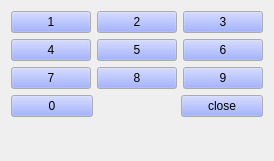
  <widget class="QWidget" name="layoutWidget1">
   <property name="geometry">
    <rect>
     <x>293</x>
     <y>0</y>
     <width>111</width>
     <height>161</height>
    </rect>
   </property>
   <layout class="QVBoxLayout" name="verticalLayout">
    <item>
     <layout class="QGridLayout" name="gridLayout">
      <item row="2" column="2">
       <widget class="QPushButton" name="panelButton_9">
        <property name="sizePolicy">
         <sizepolicy hsizetype="Expanding" vsizetype="Expanding">
          <horstretch>0</horstretch>
          <verstretch>0</verstretch>
         </sizepolicy>
        </property>
        <property name="minimumSize">
         <size>
          <width>0</width>
          <height>0</height>
         </size>
        </property>
        <property name="palette">
         <palette>
          <active>
           <colorrole role="Button">
            <brush brushstyle="SolidPattern">
             <color alpha="255">
              <red>131</red>
              <green>150</green>
              <blue>255</blue>
             </color>
            </brush>
           </colorrole>
           <colorrole role="Shadow">
            <brush brushstyle="SolidPattern">
             <color alpha="255">
              <red>170</red>
              <green>2</green>
              <blue>4</blue>
             </color>
            </brush>
           </colorrole>
          </active>
          <inactive>
           <colorrole role="Button">
            <brush brushstyle="SolidPattern">
             <color alpha="255">
              <red>131</red>
              <green>150</green>
              <blue>255</blue>
             </color>
            </brush>
           </colorrole>
           <colorrole role="Shadow">
            <brush brushstyle="SolidPattern">
             <color alpha="255">
              <red>170</red>
              <green>2</green>
              <blue>4</blue>
             </color>
            </brush>
           </colorrole>
          </inactive>
          <disabled>
           <colorrole role="Button">
            <brush brushstyle="SolidPattern">
             <color alpha="255">
              <red>131</red>
              <green>150</green>
              <blue>255</blue>
             </color>
            </brush>
           </colorrole>
           <colorrole role="Shadow">
            <brush brushstyle="SolidPattern">
             <color alpha="255">
              <red>170</red>
              <green>2</green>
              <blue>4</blue>
             </color>
            </brush>
           </colorrole>
          </disabled>
         </palette>
        </property>
        <property name="focusPolicy">
         <enum>Qt::NoFocus</enum>
        </property>
        <property name="text">
         <string>9</string>
        </property>
        <property name="checkable">
         <bool>false</bool>
        </property>
        <property name="lylbuttonValue" stdset="0">
         <number>57</number>
        </property>
       </widget>
      </item>
      <item row="1" column="0">
       <widget class="QPushButton" name="panelButton_4">
        <property name="sizePolicy">
         <sizepolicy hsizetype="Expanding" vsizetype="Expanding">
          <horstretch>0</horstretch>
          <verstretch>0</verstretch>
         </sizepolicy>
        </property>
        <property name="minimumSize">
         <size>
          <width>0</width>
          <height>0</height>
         </size>
        </property>
        <property name="palette">
         <palette>
          <active>
           <colorrole role="Button">
            <brush brushstyle="SolidPattern">
             <color alpha="255">
              <red>131</red>
              <green>150</green>
              <blue>255</blue>
             </color>
            </brush>
           </colorrole>
           <colorrole role="Shadow">
            <brush brushstyle="SolidPattern">
             <color alpha="255">
              <red>170</red>
              <green>2</green>
              <blue>4</blue>
             </color>
            </brush>
           </colorrole>
          </active>
          <inactive>
           <colorrole role="Button">
            <brush brushstyle="SolidPattern">
             <color alpha="255">
              <red>131</red>
              <green>150</green>
              <blue>255</blue>
             </color>
            </brush>
           </colorrole>
           <colorrole role="Shadow">
            <brush brushstyle="SolidPattern">
             <color alpha="255">
              <red>170</red>
              <green>2</green>
              <blue>4</blue>
             </color>
            </brush>
           </colorrole>
          </inactive>
          <disabled>
           <colorrole role="Button">
            <brush brushstyle="SolidPattern">
             <color alpha="255">
              <red>131</red>
              <green>150</green>
              <blue>255</blue>
             </color>
            </brush>
           </colorrole>
           <colorrole role="Shadow">
            <brush brushstyle="SolidPattern">
             <color alpha="255">
              <red>170</red>
              <green>2</green>
              <blue>4</blue>
             </color>
            </brush>
           </colorrole>
          </disabled>
         </palette>
        </property>
        <property name="focusPolicy">
         <enum>Qt::NoFocus</enum>
        </property>
        <property name="text">
         <string>4</string>
        </property>
        <property name="checkable">
         <bool>false</bool>
        </property>
        <property name="lylbuttonValue" stdset="0">
         <number>52</number>
        </property>
       </widget>
      </item>
      <item row="1" column="1">
       <widget class="QPushButton" name="panelButton_5">
        <property name="sizePolicy">
         <sizepolicy hsizetype="Expanding" vsizetype="Expanding">
          <horstretch>0</horstretch>
          <verstretch>0</verstretch>
         </sizepolicy>
        </property>
        <property name="minimumSize">
         <size>
          <width>0</width>
          <height>0</height>
         </size>
        </property>
        <property name="palette">
         <palette>
          <active>
           <colorrole role="Button">
            <brush brushstyle="SolidPattern">
             <color alpha="255">
              <red>131</red>
              <green>150</green>
              <blue>255</blue>
             </color>
            </brush>
           </colorrole>
           <colorrole role="Shadow">
            <brush brushstyle="SolidPattern">
             <color alpha="255">
              <red>170</red>
              <green>2</green>
              <blue>4</blue>
             </color>
            </brush>
           </colorrole>
          </active>
          <inactive>
           <colorrole role="Button">
            <brush brushstyle="SolidPattern">
             <color alpha="255">
              <red>131</red>
              <green>150</green>
              <blue>255</blue>
             </color>
            </brush>
           </colorrole>
           <colorrole role="Shadow">
            <brush brushstyle="SolidPattern">
             <color alpha="255">
              <red>170</red>
              <green>2</green>
              <blue>4</blue>
             </color>
            </brush>
           </colorrole>
          </inactive>
          <disabled>
           <colorrole role="Button">
            <brush brushstyle="SolidPattern">
             <color alpha="255">
              <red>131</red>
              <green>150</green>
              <blue>255</blue>
             </color>
            </brush>
           </colorrole>
           <colorrole role="Shadow">
            <brush brushstyle="SolidPattern">
             <color alpha="255">
              <red>170</red>
              <green>2</green>
              <blue>4</blue>
             </color>
            </brush>
           </colorrole>
          </disabled>
         </palette>
        </property>
        <property name="focusPolicy">
         <enum>Qt::NoFocus</enum>
        </property>
        <property name="text">
         <string>5</string>
        </property>
        <property name="checkable">
         <bool>false</bool>
        </property>
        <property name="lylbuttonValue" stdset="0">
         <number>53</number>
        </property>
       </widget>
      </item>
      <item row="1" column="2">
       <widget class="QPushButton" name="panelButton_6">
        <property name="sizePolicy">
         <sizepolicy hsizetype="Expanding" vsizetype="Expanding">
          <horstretch>0</horstretch>
          <verstretch>0</verstretch>
         </sizepolicy>
        </property>
        <property name="minimumSize">
         <size>
          <width>0</width>
          <height>0</height>
         </size>
        </property>
        <property name="palette">
         <palette>
          <active>
           <colorrole role="Button">
            <brush brushstyle="SolidPattern">
             <color alpha="255">
              <red>131</red>
              <green>150</green>
              <blue>255</blue>
             </color>
            </brush>
           </colorrole>
           <colorrole role="Shadow">
            <brush brushstyle="SolidPattern">
             <color alpha="255">
              <red>170</red>
              <green>2</green>
              <blue>4</blue>
             </color>
            </brush>
           </colorrole>
          </active>
          <inactive>
           <colorrole role="Button">
            <brush brushstyle="SolidPattern">
             <color alpha="255">
              <red>131</red>
              <green>150</green>
              <blue>255</blue>
             </color>
            </brush>
           </colorrole>
           <colorrole role="Shadow">
            <brush brushstyle="SolidPattern">
             <color alpha="255">
              <red>170</red>
              <green>2</green>
              <blue>4</blue>
             </color>
            </brush>
           </colorrole>
          </inactive>
          <disabled>
           <colorrole role="Button">
            <brush brushstyle="SolidPattern">
             <color alpha="255">
              <red>131</red>
              <green>150</green>
              <blue>255</blue>
             </color>
            </brush>
           </colorrole>
           <colorrole role="Shadow">
            <brush brushstyle="SolidPattern">
             <color alpha="255">
              <red>170</red>
              <green>2</green>
              <blue>4</blue>
             </color>
            </brush>
           </colorrole>
          </disabled>
         </palette>
        </property>
        <property name="focusPolicy">
         <enum>Qt::NoFocus</enum>
        </property>
        <property name="text">
         <string>6</string>
        </property>
        <property name="checkable">
         <bool>false</bool>
        </property>
        <property name="lylbuttonValue" stdset="0">
         <number>54</number>
        </property>
       </widget>
      </item>
      <item row="0" column="1">
       <widget class="QPushButton" name="panelButton_2">
        <property name="sizePolicy">
         <sizepolicy hsizetype="Expanding" vsizetype="Expanding">
          <horstretch>0</horstretch>
          <verstretch>0</verstretch>
         </sizepolicy>
        </property>
        <property name="minimumSize">
         <size>
          <width>0</width>
          <height>0</height>
         </size>
        </property>
        <property name="palette">
         <palette>
          <active>
           <colorrole role="Button">
            <brush brushstyle="SolidPattern">
             <color alpha="255">
              <red>131</red>
              <green>150</green>
              <blue>255</blue>
             </color>
            </brush>
           </colorrole>
           <colorrole role="Shadow">
            <brush brushstyle="SolidPattern">
             <color alpha="255">
              <red>170</red>
              <green>2</green>
              <blue>4</blue>
             </color>
            </brush>
           </colorrole>
          </active>
          <inactive>
           <colorrole role="Button">
            <brush brushstyle="SolidPattern">
             <color alpha="255">
              <red>131</red>
              <green>150</green>
              <blue>255</blue>
             </color>
            </brush>
           </colorrole>
           <colorrole role="Shadow">
            <brush brushstyle="SolidPattern">
             <color alpha="255">
              <red>170</red>
              <green>2</green>
              <blue>4</blue>
             </color>
            </brush>
           </colorrole>
          </inactive>
          <disabled>
           <colorrole role="Button">
            <brush brushstyle="SolidPattern">
             <color alpha="255">
              <red>131</red>
              <green>150</green>
              <blue>255</blue>
             </color>
            </brush>
           </colorrole>
           <colorrole role="Shadow">
            <brush brushstyle="SolidPattern">
             <color alpha="255">
              <red>170</red>
              <green>2</green>
              <blue>4</blue>
             </color>
            </brush>
           </colorrole>
          </disabled>
         </palette>
        </property>
        <property name="focusPolicy">
         <enum>Qt::NoFocus</enum>
        </property>
        <property name="text">
         <string>2</string>
        </property>
        <property name="checkable">
         <bool>false</bool>
        </property>
        <property name="lylbuttonValue" stdset="0">
         <number>50</number>
        </property>
       </widget>
      </item>
      <item row="0" column="2">
       <widget class="QPushButton" name="panelButton_3">
        <property name="sizePolicy">
         <sizepolicy hsizetype="Expanding" vsizetype="Expanding">
          <horstretch>0</horstretch>
          <verstretch>0</verstretch>
         </sizepolicy>
        </property>
        <property name="minimumSize">
         <size>
          <width>0</width>
          <height>0</height>
         </size>
        </property>
        <property name="palette">
         <palette>
          <active>
           <colorrole role="Button">
            <brush brushstyle="SolidPattern">
             <color alpha="255">
              <red>131</red>
              <green>150</green>
              <blue>255</blue>
             </color>
            </brush>
           </colorrole>
           <colorrole role="Shadow">
            <brush brushstyle="SolidPattern">
             <color alpha="255">
              <red>170</red>
              <green>2</green>
              <blue>4</blue>
             </color>
            </brush>
           </colorrole>
          </active>
          <inactive>
           <colorrole role="Button">
            <brush brushstyle="SolidPattern">
             <color alpha="255">
              <red>131</red>
              <green>150</green>
              <blue>255</blue>
             </color>
            </brush>
           </colorrole>
           <colorrole role="Shadow">
            <brush brushstyle="SolidPattern">
             <color alpha="255">
              <red>170</red>
              <green>2</green>
              <blue>4</blue>
             </color>
            </brush>
           </colorrole>
          </inactive>
          <disabled>
           <colorrole role="Button">
            <brush brushstyle="SolidPattern">
             <color alpha="255">
              <red>131</red>
              <green>150</green>
              <blue>255</blue>
             </color>
            </brush>
           </colorrole>
           <colorrole role="Shadow">
            <brush brushstyle="SolidPattern">
             <color alpha="255">
              <red>170</red>
              <green>2</green>
              <blue>4</blue>
             </color>
            </brush>
           </colorrole>
          </disabled>
         </palette>
        </property>
        <property name="focusPolicy">
         <enum>Qt::NoFocus</enum>
        </property>
        <property name="text">
         <string>3</string>
        </property>
        <property name="checkable">
         <bool>false</bool>
        </property>
        <property name="lylbuttonValue" stdset="0">
         <number>51</number>
        </property>
       </widget>
      </item>
      <item row="0" column="0">
       <widget class="QPushButton" name="panelButton_1">
        <property name="sizePolicy">
         <sizepolicy hsizetype="Expanding" vsizetype="Expanding">
          <horstretch>0</horstretch>
          <verstretch>0</verstretch>
         </sizepolicy>
        </property>
        <property name="minimumSize">
         <size>
          <width>0</width>
          <height>0</height>
         </size>
        </property>
        <property name="palette">
         <palette>
          <active>
           <colorrole role="Button">
            <brush brushstyle="SolidPattern">
             <color alpha="255">
              <red>131</red>
              <green>150</green>
              <blue>255</blue>
             </color>
            </brush>
           </colorrole>
           <colorrole role="Shadow">
            <brush brushstyle="SolidPattern">
             <color alpha="255">
              <red>170</red>
              <green>2</green>
              <blue>4</blue>
             </color>
            </brush>
           </colorrole>
          </active>
          <inactive>
           <colorrole role="Button">
            <brush brushstyle="SolidPattern">
             <color alpha="255">
              <red>131</red>
              <green>150</green>
              <blue>255</blue>
             </color>
            </brush>
           </colorrole>
           <colorrole role="Shadow">
            <brush brushstyle="SolidPattern">
             <color alpha="255">
              <red>170</red>
              <green>2</green>
              <blue>4</blue>
             </color>
            </brush>
           </colorrole>
          </inactive>
          <disabled>
           <colorrole role="Button">
            <brush brushstyle="SolidPattern">
             <color alpha="255">
              <red>131</red>
              <green>150</green>
              <blue>255</blue>
             </color>
            </brush>
           </colorrole>
           <colorrole role="Shadow">
            <brush brushstyle="SolidPattern">
             <color alpha="255">
              <red>170</red>
              <green>2</green>
              <blue>4</blue>
             </color>
            </brush>
           </colorrole>
          </disabled>
         </palette>
        </property>
        <property name="focusPolicy">
         <enum>Qt::NoFocus</enum>
        </property>
        <property name="text">
         <string>1</string>
        </property>
        <property name="checkable">
         <bool>false</bool>
        </property>
        <property name="lylbuttonValue" stdset="0">
         <number>49</number>
        </property>
       </widget>
      </item>
      <item row="2" column="0">
       <widget class="QPushButton" name="panelButton_7">
        <property name="sizePolicy">
         <sizepolicy hsizetype="Expanding" vsizetype="Expanding">
          <horstretch>0</horstretch>
          <verstretch>0</verstretch>
         </sizepolicy>
        </property>
        <property name="minimumSize">
         <size>
          <width>0</width>
          <height>0</height>
         </size>
        </property>
        <property name="palette">
         <palette>
          <active>
           <colorrole role="Button">
            <brush brushstyle="SolidPattern">
             <color alpha="255">
              <red>131</red>
              <green>150</green>
              <blue>255</blue>
             </color>
            </brush>
           </colorrole>
           <colorrole role="Shadow">
            <brush brushstyle="SolidPattern">
             <color alpha="255">
              <red>170</red>
              <green>2</green>
              <blue>4</blue>
             </color>
            </brush>
           </colorrole>
          </active>
          <inactive>
           <colorrole role="Button">
            <brush brushstyle="SolidPattern">
             <color alpha="255">
              <red>131</red>
              <green>150</green>
              <blue>255</blue>
             </color>
            </brush>
           </colorrole>
           <colorrole role="Shadow">
            <brush brushstyle="SolidPattern">
             <color alpha="255">
              <red>170</red>
              <green>2</green>
              <blue>4</blue>
             </color>
            </brush>
           </colorrole>
          </inactive>
          <disabled>
           <colorrole role="Button">
            <brush brushstyle="SolidPattern">
             <color alpha="255">
              <red>131</red>
              <green>150</green>
              <blue>255</blue>
             </color>
            </brush>
           </colorrole>
           <colorrole role="Shadow">
            <brush brushstyle="SolidPattern">
             <color alpha="255">
              <red>170</red>
              <green>2</green>
              <blue>4</blue>
             </color>
            </brush>
           </colorrole>
          </disabled>
         </palette>
        </property>
        <property name="focusPolicy">
         <enum>Qt::NoFocus</enum>
        </property>
        <property name="text">
         <string>7</string>
        </property>
        <property name="checkable">
         <bool>false</bool>
        </property>
        <property name="lylbuttonValue" stdset="0">
         <number>55</number>
        </property>
       </widget>
      </item>
      <item row="2" column="1">
       <widget class="QPushButton" name="panelButton_8">
        <property name="sizePolicy">
         <sizepolicy hsizetype="Expanding" vsizetype="Expanding">
          <horstretch>0</horstretch>
          <verstretch>0</verstretch>
         </sizepolicy>
        </property>
        <property name="minimumSize">
         <size>
          <width>0</width>
          <height>0</height>
         </size>
        </property>
        <property name="palette">
         <palette>
          <active>
           <colorrole role="Button">
            <brush brushstyle="SolidPattern">
             <color alpha="255">
              <red>131</red>
              <green>150</green>
              <blue>255</blue>
             </color>
            </brush>
           </colorrole>
           <colorrole role="Shadow">
            <brush brushstyle="SolidPattern">
             <color alpha="255">
              <red>170</red>
              <green>2</green>
              <blue>4</blue>
             </color>
            </brush>
           </colorrole>
          </active>
          <inactive>
           <colorrole role="Button">
            <brush brushstyle="SolidPattern">
             <color alpha="255">
              <red>131</red>
              <green>150</green>
              <blue>255</blue>
             </color>
            </brush>
           </colorrole>
           <colorrole role="Shadow">
            <brush brushstyle="SolidPattern">
             <color alpha="255">
              <red>170</red>
              <green>2</green>
              <blue>4</blue>
             </color>
            </brush>
           </colorrole>
          </inactive>
          <disabled>
           <colorrole role="Button">
            <brush brushstyle="SolidPattern">
             <color alpha="255">
              <red>131</red>
              <green>150</green>
              <blue>255</blue>
             </color>
            </brush>
           </colorrole>
           <colorrole role="Shadow">
            <brush brushstyle="SolidPattern">
             <color alpha="255">
              <red>170</red>
              <green>2</green>
              <blue>4</blue>
             </color>
            </brush>
           </colorrole>
          </disabled>
         </palette>
        </property>
        <property name="focusPolicy">
         <enum>Qt::NoFocus</enum>
        </property>
        <property name="text">
         <string>8</string>
        </property>
        <property name="checkable">
         <bool>false</bool>
        </property>
        <property name="lylbuttonValue" stdset="0">
         <number>56</number>
        </property>
       </widget>
      </item>
     </layout>
    </item>
    <item>
     <layout class="QHBoxLayout" name="horizontalLayout">
      <item>
       <widget class="QPushButton" name="panelButton_0">
        <property name="sizePolicy">
         <sizepolicy hsizetype="Expanding" vsizetype="Expanding">
          <horstretch>0</horstretch>
          <verstretch>0</verstretch>
         </sizepolicy>
        </property>
        <property name="minimumSize">
         <size>
          <width>0</width>
          <height>0</height>
         </size>
        </property>
        <property name="palette">
         <palette>
          <active>
           <colorrole role="Button">
            <brush brushstyle="SolidPattern">
             <color alpha="255">
              <red>131</red>
              <green>150</green>
              <blue>255</blue>
             </color>
            </brush>
           </colorrole>
           <colorrole role="Shadow">
            <brush brushstyle="SolidPattern">
             <color alpha="255">
              <red>170</red>
              <green>2</green>
              <blue>4</blue>
             </color>
            </brush>
           </colorrole>
          </active>
          <inactive>
           <colorrole role="Button">
            <brush brushstyle="SolidPattern">
             <color alpha="255">
              <red>131</red>
              <green>150</green>
              <blue>255</blue>
             </color>
            </brush>
           </colorrole>
           <colorrole role="Shadow">
            <brush brushstyle="SolidPattern">
             <color alpha="255">
              <red>170</red>
              <green>2</green>
              <blue>4</blue>
             </color>
            </brush>
           </colorrole>
          </inactive>
          <disabled>
           <colorrole role="Button">
            <brush brushstyle="SolidPattern">
             <color alpha="255">
              <red>131</red>
              <green>150</green>
              <blue>255</blue>
             </color>
            </brush>
           </colorrole>
           <colorrole role="Shadow">
            <brush brushstyle="SolidPattern">
             <color alpha="255">
              <red>170</red>
              <green>2</green>
              <blue>4</blue>
             </color>
            </brush>
           </colorrole>
          </disabled>
         </palette>
        </property>
        <property name="focusPolicy">
         <enum>Qt::NoFocus</enum>
        </property>
        <property name="text">
         <string>0</string>
        </property>
        <property name="checkable">
         <bool>false</bool>
        </property>
        <property name="lylbuttonValue" stdset="0">
         <number>48</number>
        </property>
       </widget>
      </item>
      <item>
       <spacer name="horizontalSpacer">
        <property name="orientation">
         <enum>Qt::Horizontal</enum>
        </property>
        <property name="sizeHint" stdset="0">
         <size>
          <width>40</width>
          <height>20</height>
         </size>
        </property>
       </spacer>
      </item>
      <item>
       <widget class="QPushButton" name="closeBtn">
        <property name="sizePolicy">
         <sizepolicy hsizetype="Expanding" vsizetype="Expanding">
          <horstretch>0</horstretch>
          <verstretch>0</verstretch>
         </sizepolicy>
        </property>
        <property name="minimumSize">
         <size>
          <width>0</width>
          <height>0</height>
         </size>
        </property>
        <property name="palette">
         <palette>
          <active>
           <colorrole role="Button">
            <brush brushstyle="SolidPattern">
             <color alpha="255">
              <red>131</red>
              <green>150</green>
              <blue>255</blue>
             </color>
            </brush>
           </colorrole>
           <colorrole role="Shadow">
            <brush brushstyle="SolidPattern">
             <color alpha="255">
              <red>170</red>
              <green>2</green>
              <blue>4</blue>
             </color>
            </brush>
           </colorrole>
          </active>
          <inactive>
           <colorrole role="Button">
            <brush brushstyle="SolidPattern">
             <color alpha="255">
              <red>131</red>
              <green>150</green>
              <blue>255</blue>
             </color>
            </brush>
           </colorrole>
           <colorrole role="Shadow">
            <brush brushstyle="SolidPattern">
             <color alpha="255">
              <red>170</red>
              <green>2</green>
              <blue>4</blue>
             </color>
            </brush>
           </colorrole>
          </inactive>
          <disabled>
           <colorrole role="Button">
            <brush brushstyle="SolidPattern">
             <color alpha="255">
              <red>131</red>
              <green>150</green>
              <blue>255</blue>
             </color>
            </brush>
           </colorrole>
           <colorrole role="Shadow">
            <brush brushstyle="SolidPattern">
             <color alpha="255">
              <red>170</red>
              <green>2</green>
              <blue>4</blue>
             </color>
            </brush>
           </colorrole>
          </disabled>
         </palette>
        </property>
        <property name="focusPolicy">
         <enum>Qt::NoFocus</enum>
        </property>
        <property name="text">
         <string>close</string>
        </property>
        <property name="checkable">
         <bool>false</bool>
        </property>
        <property name="lylbuttonValue" stdset="0">
         <char>
          <unicode>48</unicode>
         </char>
        </property>
       </widget>
      </item>
     </layout>
    </item>
    <item>
     <spacer name="verticalSpacer">
      <property name="orientation">
       <enum>Qt::Vertical</enum>
      </property>
      <property name="sizeHint" stdset="0">
       <size>
        <width>20</width>
        <height>40</height>
       </size>
      </property>
     </spacer>
    </item>
   </layout>
  </widget>
